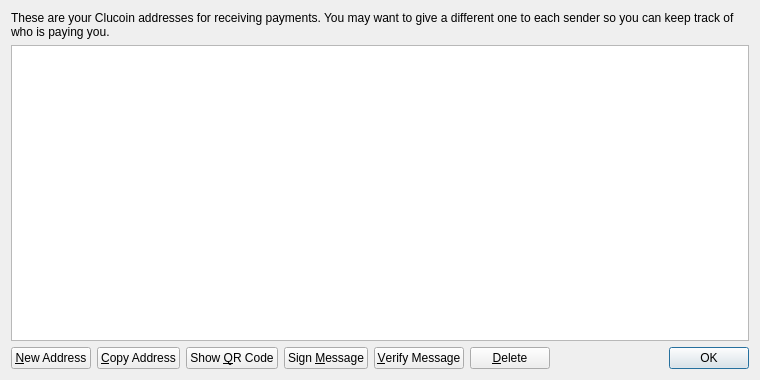
<?xml version="1.0" encoding="UTF-8"?>
<ui version="4.0">
 <class>AddressBookPage</class>
 <widget class="QWidget" name="AddressBookPage">
  <property name="geometry">
   <rect>
    <x>0</x>
    <y>0</y>
    <width>760</width>
    <height>380</height>
   </rect>
  </property>
  <property name="windowTitle">
   <string>Address Book</string>
  </property>
  <layout class="QVBoxLayout" name="verticalLayout">
   <item>
    <widget class="QLabel" name="labelExplanation">
     <property name="text">
      <string>These are your Clucoin addresses for receiving payments. You may want to give a different one to each sender so you can keep track of who is paying you.</string>
     </property>
     <property name="textFormat">
      <enum>Qt::PlainText</enum>
     </property>
     <property name="wordWrap">
      <bool>true</bool>
     </property>
    </widget>
   </item>
   <item>
    <widget class="QTableView" name="tableView">
     <property name="contextMenuPolicy">
      <enum>Qt::CustomContextMenu</enum>
     </property>
     <property name="toolTip">
      <string>Double-click to edit address or label</string>
     </property>
     <property name="tabKeyNavigation">
      <bool>false</bool>
     </property>
     <property name="selectionMode">
      <enum>QAbstractItemView::SingleSelection</enum>
     </property>
     <property name="selectionBehavior">
      <enum>QAbstractItemView::SelectRows</enum>
     </property>
     <property name="sortingEnabled">
      <bool>true</bool>
     </property>
     <attribute name="verticalHeaderVisible">
      <bool>false</bool>
     </attribute>
    </widget>
   </item>
   <item>
    <layout class="QHBoxLayout" name="horizontalLayout">
     <item>
      <widget class="QPushButton" name="newAddressButton">
       <property name="toolTip">
        <string>Create a new address</string>
       </property>
       <property name="text">
        <string>&amp;New Address</string>
       </property>
      </widget>
     </item>
     <item>
      <widget class="QPushButton" name="copyToClipboard">
       <property name="toolTip">
        <string>Copy the currently selected address to the system clipboard</string>
       </property>
       <property name="text">
        <string>&amp;Copy Address</string>
       </property>
      </widget>
     </item>
     <item>
      <widget class="QPushButton" name="showQRCode">
       <property name="text">
        <string>Show &amp;QR Code</string>
       </property>
      </widget>
     </item>
     <item>
      <widget class="QPushButton" name="signMessage">
       <property name="toolTip">
        <string>Sign a message to prove you own a Clucoin address</string>
       </property>
       <property name="text">
        <string>Sign &amp;Message</string>
       </property>
      </widget>
     </item>
     <item>
      <widget class="QPushButton" name="verifyMessage">
       <property name="toolTip">
        <string>Verify a message to ensure it was signed with a specified Clucoin address</string>
       </property>
       <property name="text">
        <string>&amp;Verify Message</string>
       </property>
      </widget>
     </item>
     <item>
      <widget class="QPushButton" name="deleteButton">
       <property name="toolTip">
        <string>Delete the currently selected address from the list</string>
       </property>
       <property name="text">
        <string>&amp;Delete</string>
       </property>
      </widget>
     </item>
     <item>
      <spacer name="horizontalSpacer">
       <property name="orientation">
        <enum>Qt::Horizontal</enum>
       </property>
       <property name="sizeHint" stdset="0">
        <size>
         <width>40</width>
         <height>20</height>
        </size>
       </property>
      </spacer>
     </item>
     <item>
      <widget class="QDialogButtonBox" name="buttonBox">
       <property name="sizePolicy">
        <sizepolicy hsizetype="Maximum" vsizetype="Fixed">
         <horstretch>0</horstretch>
         <verstretch>0</verstretch>
        </sizepolicy>
       </property>
       <property name="standardButtons">
        <set>QDialogButtonBox::Ok</set>
       </property>
      </widget>
     </item>
    </layout>
   </item>
  </layout>
 </widget>
 <resources>
  <include location="../bitcoin.qrc"/>
 </resources>
 <connections/>
</ui>
